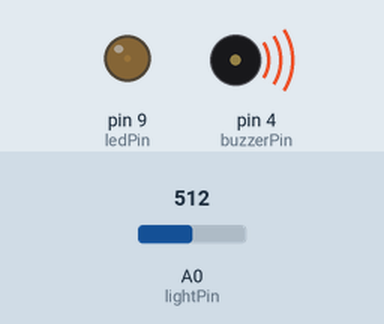
A sketch run on a simulated Arduino Uno, built with avr-gcc and run on an emulated ATmega328P. On the bench: output pins drawn as LEDs (lit = HIGH), buzzer (waves = sounding). The inputs (shaded band) are chosen by the test bench; at power-on: A0 (lightPin) = 512.

Above: at 1.2 s.
1.3 s: A0 (lightPin) set to 586
At 2.5 s:
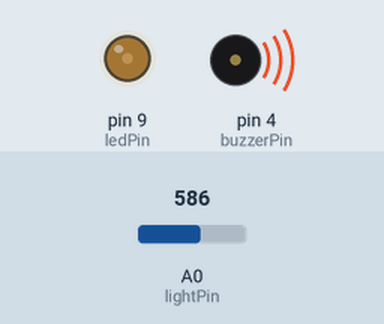
2.8 s: A0 (lightPin) set to 609
At 3.8 s:
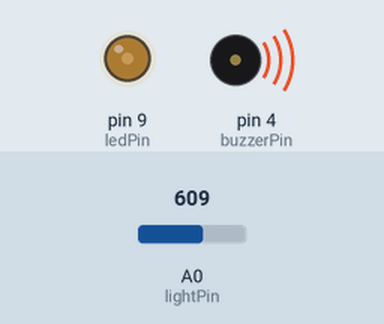
4.3 s: A0 (lightPin) set to 716
At 5.3 s:
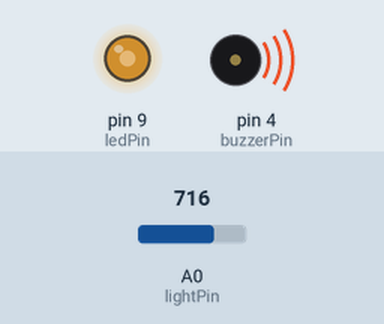
5.8 s: A0 (lightPin) set to 875
At 6.2 s:
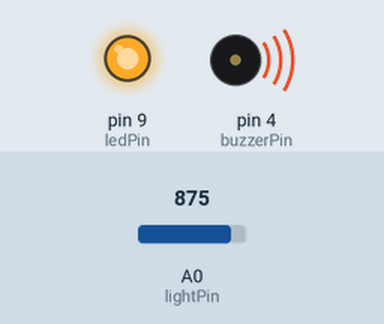
7.3 s: A0 (lightPin) set to 306
At 7.6 s:
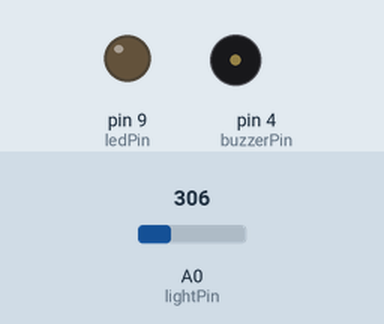
Timing chart, 0 to 9.8 s (numbered marks = the images above; inputs shaded):
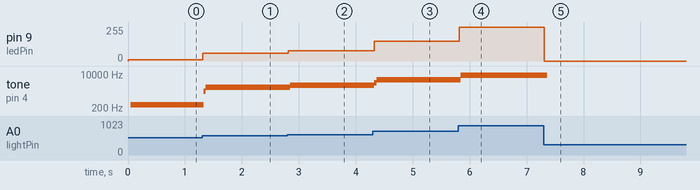

Measured:
- after the input at 1.3 s, pin 9 (ledPin): 8/255 → 60/255 at once; tone on pin 4 (buzzerPin): 286 Hz → 1382 Hz at once, → 2139 Hz 0.04 s later
- after the input at 2.8 s, pin 9 (ledPin): 60/255 → 76/255 at once; tone on pin 4 (buzzerPin): 2139 Hz → 2708 Hz after 0.05 s
- after the input at 4.3 s, pin 9 (ledPin): 76/255 → 150/255 at once; tone on pin 4 (buzzerPin): 2708 Hz → 3651 Hz at once, → 5227 Hz 0.04 s later
- after the input at 5.8 s, pin 9 (ledPin): 150/255 → 255/255 at once; tone on pin 4 (buzzerPin): 5227 Hz → 8862 Hz after 0.05 s
- after the input at 7.3 s, pin 9 (ledPin): 255/255 → 0/255 at once; tone on pin 4 (buzzerPin): 8862 Hz → silent after 0.07 s

The sketch:

Photoresister_Calbrated_w_Buzz.ino
```cpp
/*
 * A simple programme that will change the intensity of
 * an LED based  * on the amount of light incident on
 * the photo resistor.
 *
 */

//PhotoResistor Pin
int lightPin = 0; //the analog pin the photoresistor is
                  //connected to
                  //the photoresistor is not calibrated to any units so
                  //this is simply a raw sensor value (relative light)
//LED Pin
int ledPin = 9;   //the pin the LED is connected to
                  //we are controlling brightness so
                  //we use one of the PWM (pulse width
                  // modulation pins)

int buzzerPin = 4; // Connect Buzzer to Pin 4
long buzzerFreq; // The frequency to buzz the buzzer
// You can experiment with these values:
long BUZZ_FREQ_MAX = 32000; // Maximum frequency for the buzzer
// keep increasing BUZZ_FREQ_MAX until you get the full range
long PR_MAX = 865; // Maximum value for the photoresistor


void setup() {
  pinMode(ledPin, OUTPUT); //sets the led pin to output
  pinMode(buzzerPin, OUTPUT); // set a pin for buzzer output
}

 /*
 * loop() - this function will start after setup
 * finishes and then repeat
 */

void loop() {
 int lightLevel = analogRead(lightPin); //Read the
                                        // lightlevel

 lightLevel = map(lightLevel, 500, 865, 0, 255);
         //adjust the value 0 to 900 to
         //span 0 to 255
         // go higher than 500 if the circuit is not turning off

 buzzerFreq = (lightLevel * BUZZ_FREQ_MAX) / PR_MAX;
 buzz(buzzerPin, buzzerFreq, 10);

 lightLevel = constrain(lightLevel, 0, 255);//make sure the
                                           //value is between
                                           //0 and 255
 analogWrite(ledPin, lightLevel);  //write the value

 buzzerFreq = (lightLevel * BUZZ_FREQ_MAX) / PR_MAX;
 buzz(buzzerPin, buzzerFreq, 10);
 // increase the third variable, long length to hear more stepping in tones
 // try values 10 through 100
}

void buzz(int targetPin, long frequency, long length) {
    long delayValue = 1000000/frequency/2;
    long numCycles = frequency * length/ 1000;
    for (long i=0; i < numCycles; i++){
        digitalWrite(targetPin,HIGH);
        delayMicroseconds(delayValue);
        digitalWrite(targetPin,LOW);
        delayMicroseconds(delayValue);
    }
}
```
